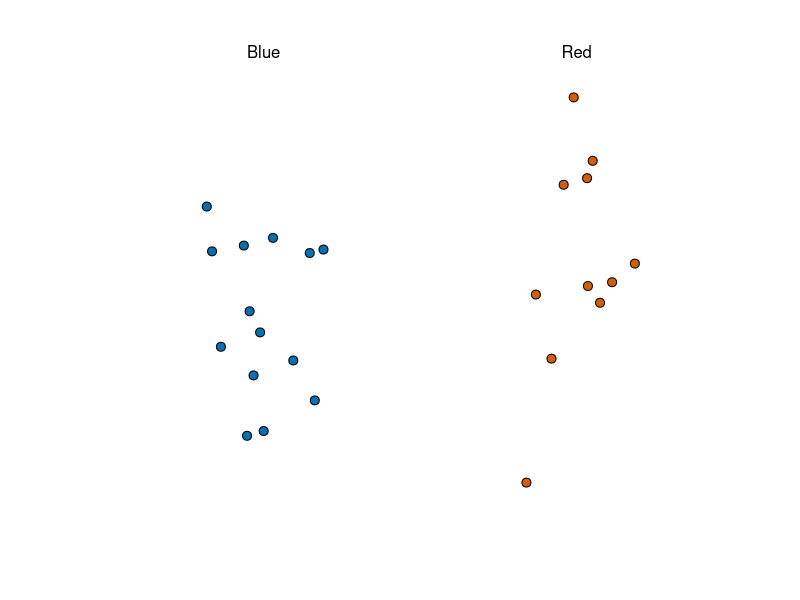
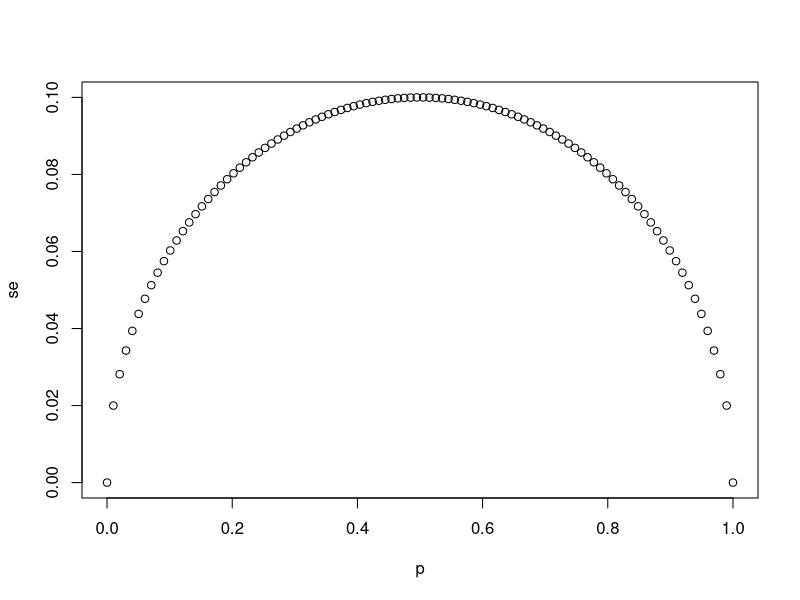
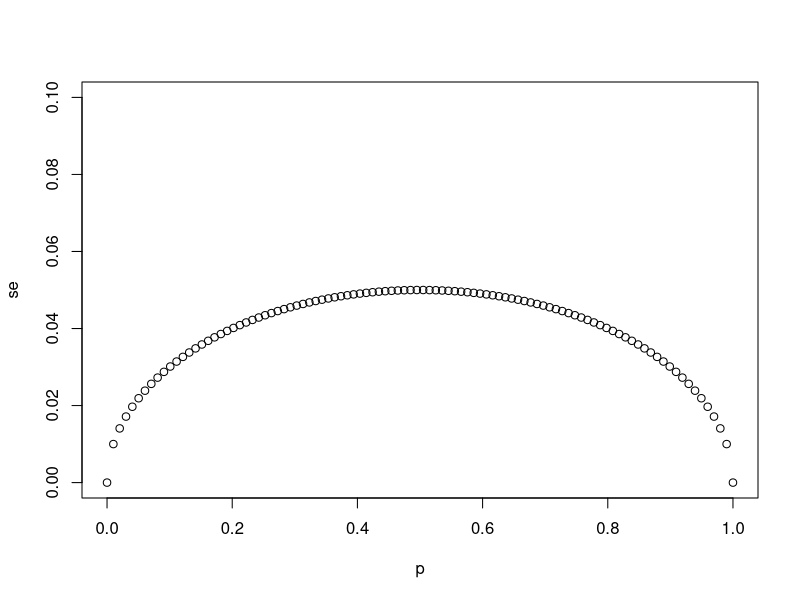
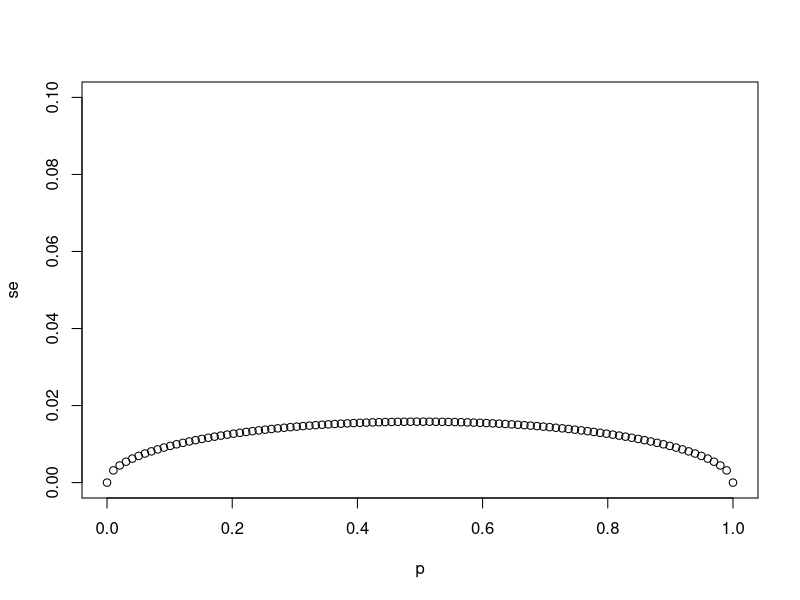
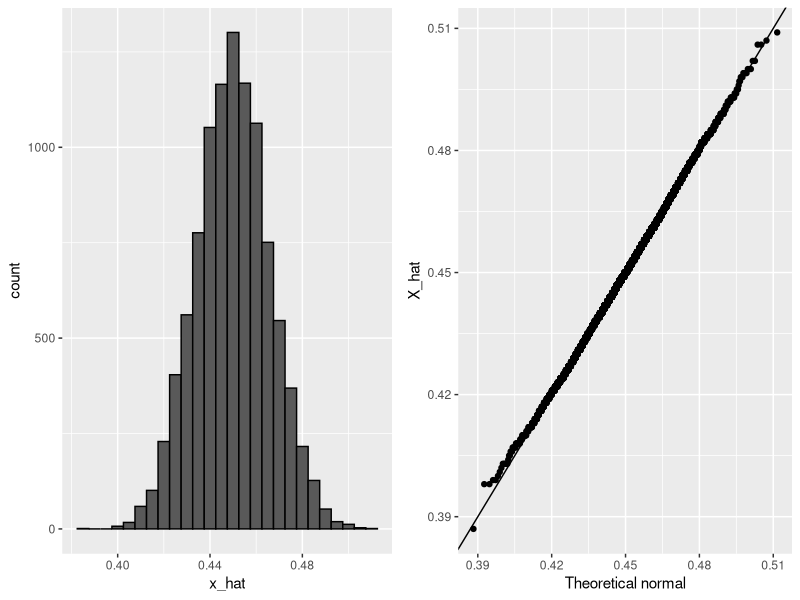
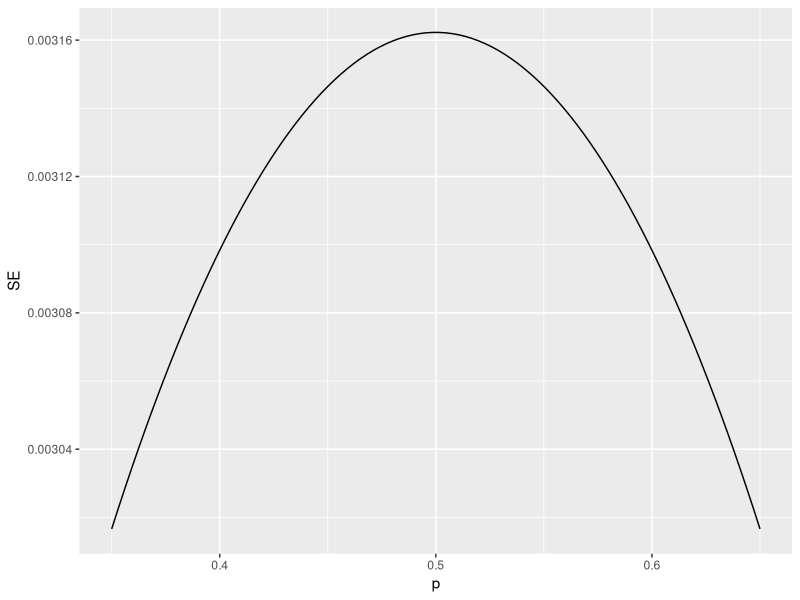

Write R code to recreate these figures, in order. (Note: this script raises an error after producing the figures.)
#getwd()
#setwd("D:\R_projects\Jumble")

library(tidyverse)
library(dslabs)
take_poll(25)    # draw 25 beads

# The vector `p` contains 100 proportions of Democrats ranging from 0 to 1 using the `seq` function
p <- seq(0, 1, length = 100)

# The vector `sample_sizes` contains the three sample sizes
sample_sizes <- c(25, 100, 1000)

# Write a for-loop that calculates the standard error `se` for every value of `p` for each of the three samples sizes `N` in the vector `sample_sizes`. Plot the three graphs, using the `ylim` argument to standardize the y-axis across all three plots.

for (N in sample_sizes){
  se <- sqrt(p*(1-p)/N)
  plot(p,se,ylim=c(0,0.1))
}

#Computing the probability of X_bar being within .01 of p
X_hat <- 0.48
se <- sqrt(X_hat*(1-X_hat)/25)
pnorm(0.01/se) - pnorm(-0.01/se)


p <- 0.45
N <- 1000
B <- 10000


x_hat <- replicate(B,{
 x <- sample(c(0,1),N,replace = TRUE,prob = c(1-p,p))
 mean(x)
 })

mean(x_hat)
sd(x_hat)

library(tidyverse)
library(gridExtra)

p1 <- data.frame(x_hat = x_hat) %>%
  ggplot(aes(x_hat)) +
  geom_histogram(binwidth = 0.005, color = "black")

p2 <- data.frame(x_hat = x_hat) %>%
  ggplot(aes(sample = x_hat)) +
  stat_qq(dparams = list(mean = mean(x_hat), sd = sd(x_hat))) +
  geom_abline() +
  ylab("X_hat") +
  xlab("Theoretical normal")

grid.arrange(p1, p2, nrow=1)

#Plotting margin of error in an extremely large poll over a range of values of p
N <- 100000
p <- seq(0.35, 0.65, length = 100)
SE <- sapply(p, function(x) 2*sqrt(x*(1-x)/N))
data.frame(p = p, SE = SE) %>%
  ggplot(aes(p, SE)) +
  geom_line() 

#qqplot without ggplot
qqnorm(errors)
qqline(errors)

#----------------------
data("nhtemp")
head(nhtemp)
# handling ts data type.

data.frame(year=as.numeric(time(nhtemp)),temperature = as.numeric(nhtemp)) %>%
  ggplot(aes(year,temperature)) + geom_point() + geom_smooth() + ggtitle("Average Yearly Temperatures in New Haven")
#stat_smooth has more options
data.frame(year=as.numeric(time(nhtemp)),temperature = as.numeric(nhtemp)) %>%
  ggplot(aes(year,temperature)) + geom_point() + stat_smooth() + ggtitle("Average Yearly Temperatures in New Haven")

#-----
z <- qnorm(0.995)    # calculate z to solve for 99% confidence interval
pnorm(qnorm(0.995))    # demonstrating that qnorm gives the z value for a given probability
pnorm(qnorm(1-0.995))    # demonstrating symmetry of 1-qnorm
pnorm(z) - pno
rm(-z)    # demonstrating that this z value gives correct probability for interval

#--- monte carlo for CI
p <- 0.45
N <- 1000
X <- sample(c(0,1), size = N, replace = TRUE, prob = c(1-p, p))    # generate N observations
X_hat <- mean(X)    # calculate X_hat
SE_hat <- sqrt(X_hat*(1-X_hat)/N)    # calculate SE_hat, SE of the mean of N observations
c(X_hat - 2*SE_hat, X_hat + 2*SE_hat)    # build interval of 2*SE above and below mean

B <- 10000
inside <- replicate(B,{
  x <- sample(c(0,1), size = N , replace = TRUE , prob = c(1-p,p))
  x_hat <- mean(x)
  SE_hat <- sqrt(x_hat*(1-x_hat)/N)
  between(p,x_hat-2*SE_hat,x_hat+2*SE_hat)
})
mean(inside)

# Confidence interval for the spread with sample size of 25 - power of the test???
N <- 25
x_hat <- 0.48
(2 * x_hat - 1) + c(-1.96, 1.96) * 2 * sqrt(x_hat * (1 - x_hat) / N)

require(dslabs)
require(tidyverse)
data(polls_us_election_2016)
polls <- polls_us_election_2016 %>% filter(enddate>=as.Date("2016-10-31") & state=="U.S.")
polls <- polls_us_election_2016 %>% filter(enddate>="2016-10-31" & state=="U.S.")


#--- How to create plot for only the count of groupbu variable is five or more
#data %>% group_by(variable_for_grouping) %>% filter(n() >= 5)


#----Simulating polls to aggregate the poll results
d <- 0.039
Ns <- c(1298, 533, 1342, 897, 774, 254, 812, 324, 1291, 1056, 2172, 516)
p <- (d+1)/2

confidence_intervals <- sapply(Ns,function(N){
  X <- sample(c(0,1),size = N,replace = TRUE,prob = c(1-p,p))
  X_hat <- mean(X)
  SE_hat <- sqrt(X_hat*(1-X_hat)/N)
  2*c(X_hat, X_hat - 2*SE_hat, X_hat + 2*SE_hat) - 1 #CI of spread d=2p-1| 2*X_hat-1 == d_hat same goes with CI
})

polls <- data.frame(poll = 1:ncol(confidence_intervals), #poll <- seq(1:ncol(CI))
                    t(confidence_intervals), #transpose of the vector it has 3 variables "estimate", "low", "high"
                    sample_size = Ns)
names(polls) <- c("poll", "estimate", "low", "high", "sample_size")
polls

# Calculating the spread of combined polls

d_hat <- polls %>%
  summarize(avg = sum(estimate*sample_size) / sum(sample_size)) %>%
  .$avg

p_hat <- (1+d_hat)/2
moe <- 2*1.96*sqrt(p_hat*(1-p_hat)/sum(polls$sample_size))   
round(d_hat*100,1)
round(moe*100, 1)

#-------------------------

library(dslabs)
library(tidyverse)
data(polls_us_election_2016)
names(polls_us_election_2016)

levels(polls_us_election_2016$grade)

polls <- polls_us_election_2016 %>% 
  filter(state=="U.S." & enddate>="2016-10-31" & (grade %in% c("A+","A","A-","B+") | is.na(grade)))

polls <- polls %>%
  mutate(spread = rawpoll_clinton/100 - rawpoll_trump/100)

d_hat <- polls %>% summarise(d_hat=spread*samplesize/sum(samplesize)) %>% 
  .$d_hat #with this final step covert the data.frame in to numeric vector


p_hat <- (d_hat+1)/2
moe <- 1.96 * 2 * sqrt(p_hat*(1-p_hat)/sum(polls$samplesize)) #d=2p-1 -> se(d)= 2 se(p) d_hat=2*x_hat - 1

polls %>%
  ggplot(aes(spread)) +
  geom_histogram(color="black", binwidth = .01)

polls %>% group_by(pollster) %>% #group data based on pollester
  filter(n() >= 6) %>%   # n() counts the number by grouped variable 
  ggplot(aes(pollster, spread)) +
  geom_point() +
  theme(axis.text.x = element_text(angle = 90, hjust = 1))

# collect last result before the election for each pollster
one_poll_per_pollster <- polls %>% group_by(pollster) %>%
  filter(enddate == max(enddate)) %>%      # keep latest poll
  ungroup()

# histogram of spread estimates
one_poll_per_pollster %>%
  ggplot(aes(spread)) + geom_histogram(binwidth = 0.01)

# construct 95% confidence interval
results <- one_poll_per_pollster %>%
  summarize(avg = mean(spread), se = sd(spread)/sqrt(length(spread))) %>%
  mutate(start = avg - 1.96*se, end = avg + 1.96*se)
round(results*100, 1)

#--montecarlo for bayse therom

prev <- 0.00025    # disease prevalence
N <- 100000    # number of tests
outcome <- sample(c("Disease", "Healthy"), N, replace = TRUE, prob = c(prev, 1-prev))

N_D <- sum(outcome == "Disease")    # number with disease
N_H <- sum(outcome == "Healthy")    # number healthy

# for each person, randomly determine if test is + or -
accuracy <- 0.99
test <- vector("character", N) #create empty charactor vector. code works evem without this.
#testing patience with test
test[outcome == "Disease"] <- sample(c("+", "-"), N_D, replace=TRUE, prob = c(accuracy, 1-accuracy))
test[outcome == "Healthy"] <- sample(c("-", "+"), N_H, replace=TRUE, prob = c(accuracy, 1-accuracy))

table(outcome, test)

#--use of pnorm
pnorm(0,exp_value,se)
#---equals to 
pnorm((0-exp_value)/se)

####--------------ELECTION FORCASTING---------------------
require(dslabs)
require(tidyverse)
data(polls_us_election_2016)
head(polls_us_election_2016)
names(polls_us_election_2016)
levels(polls_us_election_2016$state)
levels(polls_us_election_2016$grade)

polls <- polls_us_election_2016 %>% 
  filter(state=="U.S." & enddate>="2016-10-31" & (grade %in% c("A+", "A", "A-", "B+") | is.na(grade))) %>%
  mutate(spread = rawpoll_clinton/100 - rawpoll_trump/100)

one_poll_per_pollster <- polls %>% group_by(pollster) %>% filter(enddate==max(enddate)) %>% ungroup()

results <- one_poll_per_pollster %>%
  summarize(avg = mean(spread), se = sd(spread)/sqrt(length(spread))) %>%
  mutate(start = avg - 1.96*se, end = avg + 1.96*se)

#-----------length(spread) == n()
#results <- one_poll_per_pollster %>%
#  summarize(avg = mean(spread), se = sd(spread)/sqrt(n())) %>%
#  mutate(start = avg - 1.96*se, end = avg + 1.96*se)

#--- mu and tau probability of difference when no polls are made
#----posterior probability when some poll data are observed
mu <- 0
tau <- 0.035
sigma <- results$se # sigma and Y observed mean and sigma 
Y <- results$avg
B <- sigma^2 / (sigma^2 + tau^2)
posterior_mean <- B*mu + (1-B)*Y # true mean given that some poll data observed before the election
posterior_se <- sqrt(1 / (1/sigma^2 + 1/tau^2))

# 95% credible interval
posterior_mean + c(-1.96, 1.96)*posterior_se

# probability of d > 0
1 - pnorm(0, posterior_mean, posterior_se)


#---Simulated data with x= d + pollster sampling error
#---the variance ~N(0,2sqrt(p(1-p)))
#--expected value is d + sampling error

J <- 6
N <- 2000
d <- .021
p <- (d+1)/2
X <- d + rnorm(J, 0, 2*sqrt(p*(1-p)/N))


#-- adding multiple polster
#----now have pollster sampling varibility this is not pollster specific house variability. just the random error. 

I <- 5
J <- 6
N <- 2000
d <- .021
p <- (d+1)/2
X <- sapply(1:I, function(i){
  d + rnorm(J, 0, 2*sqrt(p*(1-p)/N))
})

# adding pollster error which is uniq to single pollster

I <- 5
J <- 6
N <- 2000
d <- .021
p <- (d+1)/2
h <- rnorm(I, 0, 0.025)    # assume standard error of pollster-to-pollster variability is 0.025
X <- sapply(1:I, function(i){
  d + h[i] + rnorm(J, 0, 2*sqrt(p*(1-p)/N))
})


pivot_longer(as.data.frame(X),cols = V1:V5,names_to = "Pollster") %>% 
  mutate(Pollster=as.factor(Pollster)) %>% ggplot(aes(x=value,y=Pollster)) + geom_point() + geom_line()


# worked ---data.frame(x=c(X),y=rep(1:6,5)) %>% ggplot(aes(x=x,y=y)) + geom_point() + ylim(0,6)


# ---simulation is over. simulated data match with observed pattern. theroy holds

#--now we are adding general yearly bias for entire data set
#-----adding extra 0.025(this is not pollster house effect) variablity to previously found "results$se". 
#---this result$se includes all pollster house variability + random variability

mu <- 0
tau <- 0.035
sigma <- sqrt(results$se^2 + .025^2)
Y <- results$avg
B <- sigma^2 / (sigma^2 + tau^2)

posterior_mean <- B*mu + (1-B)*Y
posterior_se <- sqrt(1 / (1/sigma^2 + 1/tau^2))

1 - pnorm(0, posterior_mean, posterior_se)

#-----------------------------------Top 5 states ranked by electoral votes
#---polls_us_election_2016 and results_us_election_2016 two data sets
library(tidyverse)
library(dslabs)
data("polls_us_election_2016")
head(results_us_election_2016)

#arrange /match functions should be used
results_us_election_2016 %>% arrange(desc(electoral_votes)) %>% top_n(5, electoral_votes)

#sort returns a sorted vector. this do not arrange the entire dataframe according to sorted varible as in excel.
#results_us_election_2016 %>%mutate(sort(clinton,decreasing = TRUE)) %>% top_n(5, clinton)

head(polls_us_election_2016)
names(polls_us_election_2016)
#order alphabatically. unique function do not so
levels(as.factor(polls_us_election_2016$state))
#unique(results_us_election_2016$state)

results <- polls_us_election_2016 %>% filter(state!="U.S." &
                                               !str_detect(state,"CD") &
                                               enddate >="2016-10-31" & 
                                               (grade %in% c("A+","A","A-","B+") | is.na(grade))) %>%
  mutate(spread = rawpoll_clinton/100 - rawpoll_trump/100) %>% 
  group_by(state) %>%
  summarize(avg = mean(spread), sd = sd(spread), n = n()) %>%
  mutate(state = as.character(state)) # summarize create state as a factor. now changing back it into charactor

results %>% filter(!is.na(sd)) %>%
  add_column(y=0) %>%  # need to add dummy column to plot all dots in a line
  ggplot(aes(sd,y)) + geom_point() + geom_boxplot()

# 10 closest races = battleground states
results %>% arrange(abs(avg))

# joining electoral college votes and results
results <- left_join(results, results_us_election_2016, by="state")

# states with no polls: note Rhode Island and District of Columbia = Democrat
#(not included in results dbf,out of our study)
results_us_election_2016 %>% filter(!state %in% results$state)

#dealing with just one poll. no sd for those.
results <- results %>% mutate(sd = ifelse(is.na(sd),median(results$sd,na.rm=TRUE),sd))

#----Calculating the posterior mean and posterior standard error
mu <- 0
tau <- 0.02
results %>% mutate(sigma = sd/sqrt(n),
                   B = sigma^2/ (sigma^2 + tau^2),
                   posterior_mean = B*mu + (1-B)*avg,
                   posterior_se = sqrt( 1 / (1/sigma^2 + 1/tau^2))) %>%
  arrange(abs(posterior_mean))

#----Monte Carlo simulation of Election Night results (no general bias). this calculates state wise

mu <- 0
tau <- 0.02
clinton_EV <- replicate(1000, { results %>% mutate(
  sigma = sd/sqrt(n),
  B = sigma^2/(sigma^2+tau^2),
  posterior_mean = B*mu + (1-B)*avg,
  posterior_se = sqrt(1 / (1/sigma^2 + 1/tau^2)),
  simulated_result = rnorm(length(posterior_mean),posterior_mean,posterior_se),
  clinton = ifelse(simulated_result>0,electoral_votes,0)) %>%
    summarise(clinton = sum(clinton)) %>% .$clinton + 7
 })
mean(clinton_EV > 269)    # over 269 votes wins election

# histogram of outcomes
P1 <- data.frame(clinton_EV) %>%
  ggplot(aes(clinton_EV)) +
  geom_histogram(binwidth = 1) +
  geom_vline(xintercept = 269)

#----Monte Carlo simulation of Election Night results WITH GENERAL BIAS. this calculates state wise

mu <- 0
tau <- 0.02
bias_sd <- 0.03
clinton_EV_2 <- replicate(1000, { results %>% mutate(
  sigma = sqrt((sd^2/n)+bias_sd^2),
  B = sigma^2/(sigma^2+tau^2),
  posterior_mean = B*mu + (1-B)*avg,
  posterior_se = sqrt(1 / (1/sigma^2 + 1/tau^2)),
  simulated_result = rnorm(length(posterior_mean),posterior_mean,posterior_se),
  clinton = ifelse(simulated_result>0,electoral_votes,0)) %>%
    summarise(clinton = sum(clinton)) %>% .$clinton + 7
})
mean(clinton_EV_2 > 269)    # over 269 votes wins election

# histogram of outcomes
P2 <- data.frame(clinton_EV_2) %>%
  ggplot(aes(clinton_EV_2)) +
  geom_histogram(binwidth = 1) +
  geom_vline(xintercept = 269)

require(gridExtra)
grid.arrange(P1,P2,nrow=2)

#-------------------- Forecasting -------------
one_pollster <- polls_us_election_2016 %>% filter(pollster == "Ipsos" & state == "U.S.") %>% 
  mutate(spread = rawpoll_clinton/100 - rawpoll_trump/100)

se <- one_pollster %>%
  summarize(empirical = sd(spread),
            theoretical = 2*sqrt(mean(spread)*(1-mean(spread))/min(samplesize)))
se

polls_us_election_2016 %>%
  filter(state == "U.S." & enddate >= "2016-07-01") %>%
  group_by(pollster) %>%
  filter(n() >= 10) %>%
  ungroup() %>%
  mutate(spread = rawpoll_clinton/100 - rawpoll_trump/100) %>%
  ggplot(aes(enddate, spread)) +
  geom_smooth(method = "loess", span = 0.1) +
  geom_point(aes(color = pollster), show.legend = FALSE, alpha = 0.6)

#---original function with gather() - old -------
polls_us_election_2016 %>%
  filter(state == "U.S." & enddate >= "2016-07-01") %>%
  select(enddate, pollster, rawpoll_clinton, rawpoll_trump) %>%
  rename(Clinton = rawpoll_clinton, Trump = rawpoll_trump) %>%
  gather(candidate, percentage, -enddate, -pollster) %>%
  mutate(candidate = factor(candidate, levels = c("Trump", "Clinton"))) %>%
  group_by(pollster) %>%
  filter(n() >= 10) %>%
  ungroup() %>%
  ggplot(aes(enddate, percentage, color = candidate)) +
  geom_point(show.legend = FALSE, alpha = 0.4) +
  geom_smooth(method = "loess", span = 0.15) +
  scale_y_continuous(limits = c(30, 50))


#---- Recreated with pivot_longer() - New function
polls_us_election_2016 %>%
  filter(state == "U.S." & enddate >= "2016-07-01") %>%
  select(enddate, pollster, rawpoll_clinton, rawpoll_trump) %>%
  rename(Clinton = rawpoll_clinton, Trump = rawpoll_trump) %>%
  pivot_longer(c(Clinton,Trump),names_to = "candidate", values_to = "percentage") %>%
  mutate(candidate = factor(candidate, levels = c("Trump", "Clinton"))) %>%
  group_by(pollster) %>%
  filter(n() >= 10) %>%
  ungroup() %>%
  ggplot(aes(enddate, percentage, color = candidate)) +
  geom_point(show.legend = FALSE, alpha = 0.4) +
  geom_smooth(method = "loess", span = 0.15) +
  scale_y_continuous(limits = c(30, 50))

#---------------data camp exercise - -
# The `cis` data have already been loaded for you
polls <- polls_us_election_2016 %>% 
  filter(state != "U.S." & enddate >= "2016-10-31") %>% 
  mutate(spread = rawpoll_clinton/100 - rawpoll_trump/100)

cis <- polls %>% mutate(X_hat = (spread+1)/2, se = 2*sqrt(X_hat*(1-X_hat)/samplesize), 
                        lower = spread - qnorm(0.975)*se, upper = spread + qnorm(0.975)*se) %>%
  select(state, startdate, enddate, pollster, grade, spread, lower, upper)

add <- results_us_election_2016 %>% mutate(actual_spread = clinton/100 - trump/100) %>% select(state, actual_spread)

ci_data <- cis %>% mutate(state = as.character(state)) %>% left_join(add, by = "state")



# Create an object called `p_hits` that summarizes the proportion of hits for each pollster that has at least 5 polls.
p_hits <- ci_data %>% mutate(hit=upper>actual_spread & actual_spread > lower) %>% group_by(pollster) %>%
  filter(n()>=5) %>% summarize(proportion_hits=mean(hit),n=n(),grade=grade[1]) %>% arrange(desc(proportion_hits))

p_hits <- ci_data %>% mutate(hit=upper>actual_spread & actual_spread > lower) %>% group_by(state) %>%
  filter(n()>=5) %>% summarize(proportion_hits=mean(hit),n=n()) %>% arrange(desc(proportion_hits))

p_hits %>% ggplot(aes(x=state,y=proportion_hits)) + geom_bar(stat="identity") + coord_flip()

#-----Ascending and descending ordering of states based on mean(hit) + use of weight= for proportion
#-----incited of identity - this is harder because mean(hit) is not a natural value

p_hits <- ci_data %>% mutate(hit=upper>actual_spread & actual_spread > lower) %>% group_by(state) %>%
  filter(n()>=5) %>% summarize(proportion_hits=mean(hit),n=n())

p_hits %>% mutate(state=fct_reorder(state,proportion_hits)) %>% ggplot(aes(x=state)) + geom_bar(aes(weight=proportion_hits)) + coord_flip() 
p_hits %>% mutate(state=fct_reorder(state,proportion_hits,.desc = TRUE)) %>% ggplot(aes(x=state)) + geom_bar(aes(weight=proportion_hits)) + coord_flip() 


#------------ Data Camp Example
polls <- polls_us_election_2016 %>% 
  filter(state != "U.S." & enddate >= "2016-10-31") %>% 
  mutate(spread = rawpoll_clinton/100 - rawpoll_trump/100)

cis <- polls %>% mutate(X_hat = (spread+1)/2, se = 2*sqrt(X_hat*(1-X_hat)/samplesize), 
                        lower = spread - qnorm(0.975)*se, upper = spread + qnorm(0.975)*se) %>%
  select(state, startdate, enddate, pollster, grade, spread, lower, upper)

add <- results_us_election_2016 %>% mutate(actual_spread = clinton/100 - trump/100) %>% select(state, actual_spread)

ci_data <- cis %>% mutate(state = as.character(state)) %>% left_join(add, by = "state")


errors <- ci_data %>% mutate(error=spread-actual_spread,hit=sign(spread)==sign(actual_spread))


totals <- errors %>%
  filter(grade %in% c("A-", "C-")) %>%
  group_by(grade,hit) %>%
  summarize(num = n()) %>%
  spread(grade, num)
# Print the proportion of hits for grade A- polls to the console
totals[[2,3]]/sum(totals[[3]])

# Print the proportion of hits for grade C- polls to the console
totals[[2,2]]/sum(totals[[2]])
 

chisq_test <- totals %>% select(-hit) %>% chisq.test()
chisq_test$p.value

odds_C <- (totals[[2,2]]/sum(totals[[2]]))/(totals[[1,2]]/sum(totals[[2]]))
odds_A <- (totals[[2,3]]/sum(totals[[3]]))/(totals[[1,3]]/sum(totals[[3]]))
odds_A/odds_C


#------example of reordering for factoring variable itself
theTable <- data.frame(
  Position= 
    c("Zoalkeeper", "Zoalkeeper", "Defense",
      "Defense", "Defense", "Striker"),
  Name=c("James", "Frank","Jean",
         "Steve","John", "Tim"))

p1 <- ggplot(theTable, aes(x = Position)) + geom_bar()
p2 <- ggplot(theTable, aes(x = fct_infreq(Position))) + geom_bar()
p3 <- ggplot(theTable, aes(x = fct_rev(fct_infreq(Position)))) + geom_bar()

gridExtra::grid.arrange(p1, p2, p3, nrow=3)             

#--if you could manually adjust the order
positions <- c("Zoalkeeper", "Defense", "Striker")
ggplot(theTable, aes(x = Position)) + scale_x_discrete(limits = positions) + geom_bar()
#---another way
ggplot(theTable,
       aes(x=reorder(Position,Position,
                     function(x)-length(x)))) + #anonymous function(onetime function) remove (-) for ascending order
  geom_bar()
#-----------------------
require(dslabs)
data("polls_us_election_2016")

polls <- polls_us_election_2016 %>% 
  filter(state == "U.S." & enddate >= "2016-10-31" &
           (grade %in% c("A+","A","A-","B+") | is.na(grade))) %>% 
  mutate(spread = rawpoll_clinton/100 - rawpoll_trump/100)

one_poll_per_pollster <- polls %>% group_by(pollster) %>% 
  filter(enddate == max(enddate)) %>%
  ungroup()

one_poll_per_pollster %>%
  ggplot(aes(sample=spread)) + stat_qq()


#-------------- T distribution

z <- qt(0.975, nrow(one_poll_per_pollster) - 1)
one_poll_per_pollster %>%
  summarize(avg = mean(spread), moe = z*sd(spread)/sqrt(length(spread))) %>%
  mutate(start = avg - moe, end = avg + moe)

# quantile from t-distribution versus normal distribution
qt(0.975, 14)    # 14 = nrow(one_poll_per_pollster) - 1
qnorm(0.975)

# Calculate the probability of seeing t-distributed random variables being more than 2 in absolute value when 'df = 3'.
(1-pt(2,3)) + pt(-2,3)


#---example of creating CI from small sample using normal
data(heights)

# Use the sample code to generate 'x', a vector of male heights
x <- heights %>% filter(sex == "Male") %>%
  .$height

# Create variables for the mean height 'mu', the sample size 'N', and the number of times the simulation should run 'B'
mu <- mean(x)
N <- 15
B <- 10000

# Use the `set.seed` function to make sure your answer matches the expected result after random sampling
set.seed(1)

# Generate a logical vector 'res' that contains the results of the simulations
res1 <- replicate(B,{
  s <- sample(x,N,replace=TRUE)
  interval <- mean(s) + c(-qnorm(.975),qnorm(0.975))*sd(s)/sqrt(N)
  between(mu,interval[1],interval[2])
})

#---example of creating CI from small sample using t

# Generate a logical vector 'res' that contains the results of the simulations using the t-distribution
res2 <- replicate(B,{
  s <- sample(x,N,replace=TRUE)
  interval <- mean(s) + c(-qt(.975,14),qt(0.975,14))*sd(s)/sqrt(N)
  between(mu,interval[1],interval[2])
})

mean(res1)
mean(res2) #t captures the 95%

#-----------------Association Tests

library(tidyverse)
library(dslabs)
data(research_funding_rates)
str(research_funding_rates)

#----Old version as text book. use funs()
totals1 <- research_funding_rates %>%
  select(-discipline) %>%
  summarize_all(funs(sum)) %>%
  summarize(yes_men = awards_men,
            no_men = applications_men - awards_men,
            yes_women = awards_women,
            no_women = applications_women - awards_women)

#----New version as text book. use list()
totals <- research_funding_rates %>%
  select(-discipline) %>% 
  summarise_all(list(sum)) %>% #--summarize across 9 different disciplines. function is (sum) other functions also b added
      summarize(yes_men = awards_men,
            no_men = applications_men - awards_men,
            yes_women = awards_women,
            no_women = applications_women - awards_women)

identical(totals1,totals)

totals %>% summarize(percent_men = yes_men/(yes_men + no_men),
                     percent_women = yes_women/(yes_women + no_women))

#----- Lady pouring Tea

#-- distribution is hypergeometric means k number of success from n draws WITHOUT replacement(Binomial with replacement)
#-- tab simulate a result with 3 success.  
tab <- matrix(c(3,1,1,3), 2, 2)
rownames(tab) <- c("Poured Before", "Poured After")
colnames(tab) <- c("Guessed Before", "Guessed After")
tab

# p-value calculation with Fisher's Exact Test
fisher.test(tab, alternative = "greater")

#---- Chi square test
totals <- research_funding_rates %>%
  select(-discipline) %>% 
  summarise_all(list(sum)) %>% #--summarize across 9 different disciplines. function is (sum) other functions also b added
  summarize(yes_men = awards_men,
            no_men = applications_men - awards_men,
            yes_women = awards_women,
            no_women = applications_women - awards_women)

# compute overall funding rate
funding_rate <- totals %>%
  summarize(percent_total = (yes_men + yes_women) / (yes_men + no_men + yes_women + no_women)) %>%
  .$percent_total
funding_rate

# construct two-by-two table for observed data
two_by_two <- tibble(awarded = c("no", "yes"),
                     men = c(totals$no_men, totals$yes_men),
                     women = c(totals$no_women, totals$yes_women))
two_by_two

# compute null hypothesis two-by-two table
tibble(awarded = c("no", "yes"),
           men = (totals$no_men + totals$yes_men) * c(1-funding_rate, funding_rate),
           women = (totals$no_women + totals$yes_women) * c(1-funding_rate, funding_rate))

# chi-squared test
chisq_test <- two_by_two %>%
    select(-awarded) %>%
 chisq.test()
chisq_test$p.value


# odds of getting funding for men
odds_men <- (two_by_two$men[2] / sum(two_by_two$men)) /
  (two_by_two$men[1] / sum(two_by_two$men))

# odds of getting funding for women
odds_women <- (two_by_two$women[2] / sum(two_by_two$women)) /
  (two_by_two$women[1] / sum(two_by_two$women))

# odds ratio - how many times larger odds are for men than women
odds_men/odds_women

# multiplying all observations by 10 decreases p-value without changing odds ratio.when it is significant. it can be incresed with sample size
two_by_two %>%
  select(-awarded) %>%
  mutate(men = men*10, women = women*10) %>%
  chisq.test()


#--------- Brexit Polls

library(tidyverse)
options(digits = 3)
library(dslabs)
data(brexit_polls)

p <- 0.481    # official proportion voting "Remain"
d <- 2*p-1    # official spread


#-----Warm up
N <- 1500
N*p
sqrt(N*p*(1-p))
sqrt(p*(1-p)/N)
2*p-1
2*sqrt(p*(1-p)/N)
#------


str(brexit_polls)
brexit_polls <- brexit_polls %>%
  mutate(x_hat = (1+spread)/2)

mean(brexit_polls$spread)
sd(brexit_polls$spread)

mean(brexit_polls$x_hat)
sd(brexit_polls$x_hat)

ci1 <- brexit_polls[1,] %>% mutate(lower=spread - qnorm(0.975)*2*sqrt(x_hat*(1-x_hat)/samplesize),
                              upper=spread + qnorm(0.975)*2*sqrt(x_hat*(1-x_hat)/samplesize))

ci2 <- brexit_polls[1,] %>% mutate(lower=x_hat - qnorm(0.975)*sqrt(x_hat*(1-x_hat)/samplesize),
                                  upper=x_hat + qnorm(0.975)*sqrt(x_hat*(1-x_hat)/samplesize))


june_polls <- brexit_polls %>% filter(enddate>="2016-06-01") %>% 
  mutate(se_x_hat=sqrt(x_hat*(1-x_hat)/samplesize),se_spred=2*se_x_hat,
                       lower=spread - qnorm(0.975)*se_spred,
                       upper=spread + qnorm(0.975)*se_spred,
         hit=lower<(-0.038) & upper > -0.038)

mean(june_polls$lower<0 & june_polls$upper >0)
mean(june_polls$lower>0 & june_polls$upper >0)
mean(june_polls$hit)

june_polls %>% group_by(pollster) %>% summarise(proportion_hits=mean(hit),n=n()) %>% arrange(desc(proportion_hits))

june_polls %>% group_by(poll_type) %>% ggplot(aes(spread,col=poll_type)) + geom_boxplot()


combined_by_type <- june_polls %>%
  group_by(poll_type) %>%
  summarize(N = sum(samplesize),
            spread = sum(spread*samplesize)/N,
            p_hat = (spread + 1)/2) %>% mutate(lower=spread - qnorm(0.975)*2*sqrt(p_hat*(1-p_hat)/N),
                                               upper=spread + qnorm(0.975)*2*sqrt(p_hat*(1-p_hat)/N),width=upper-lower)

combined_by_type

brexit_hit <- brexit_polls %>%
  mutate(p_hat = (spread + 1)/2,
         se_spread = 2*sqrt(p_hat*(1-p_hat)/samplesize),
         spread_lower = spread - qnorm(.975)*se_spread,
         spread_upper = spread + qnorm(.975)*se_spread,
         hit = spread_lower < -0.038 & spread_upper > -0.038) %>%
  select(poll_type, hit)

Tibble_tp <- tibble(hit=c("yes","No"),
                      telephone=c(sum(brexit_hit$poll_type=="Telephone" & brexit_hit$hit==TRUE),sum(brexit_hit$poll_type=="Telephone" & brexit_hit$hit==FALSE)),
                      online=c(sum(brexit_hit$poll_type=="Online" & brexit_hit$hit==TRUE),sum(brexit_hit$poll_type=="Online" & brexit_hit$hit==FALSE)))

Tibble_tp2  <- brexit_hit %>% group_by(poll_type) %>% summarise(yes=sum(hit),no=n()-sum(hit))


Tibble_tp %>% select(-hit) %>% chisq.test()

odd_tp <- (Tibble_tp[[1,2]]/sum(Tibble_tp[[2]]))/(Tibble_tp[[2,2]]/sum(Tibble_tp[[2]]))
odd_on <- (Tibble_tp[[1,3]]/sum(Tibble_tp[[3]]))/(Tibble_tp[[2,3]]/sum(Tibble_tp[[3]]))

odd_R <- odd_on/odd_tp

brexit_polls %>% 
  ggplot(aes(enddate, spread , col=poll_type)) +
  geom_smooth(method = "loess", span = 0.4) +
  geom_point( alpha = 0.6) + geom_line(aes(y=-0.038),col = "black")


brexit_long <- brexit_polls %>%
  gather(vote, proportion, "remain":"undecided") %>%
  mutate(vote = factor(vote)) 
  
  brexit_long %>% ggplot(aes(enddate, proportion , col=vote)) +
  geom_smooth(method = "loess", span = 0.3) 

# +
#   geom_point( alpha = 0.6) + geom_line(aes(y=-0.038),col = "black")
